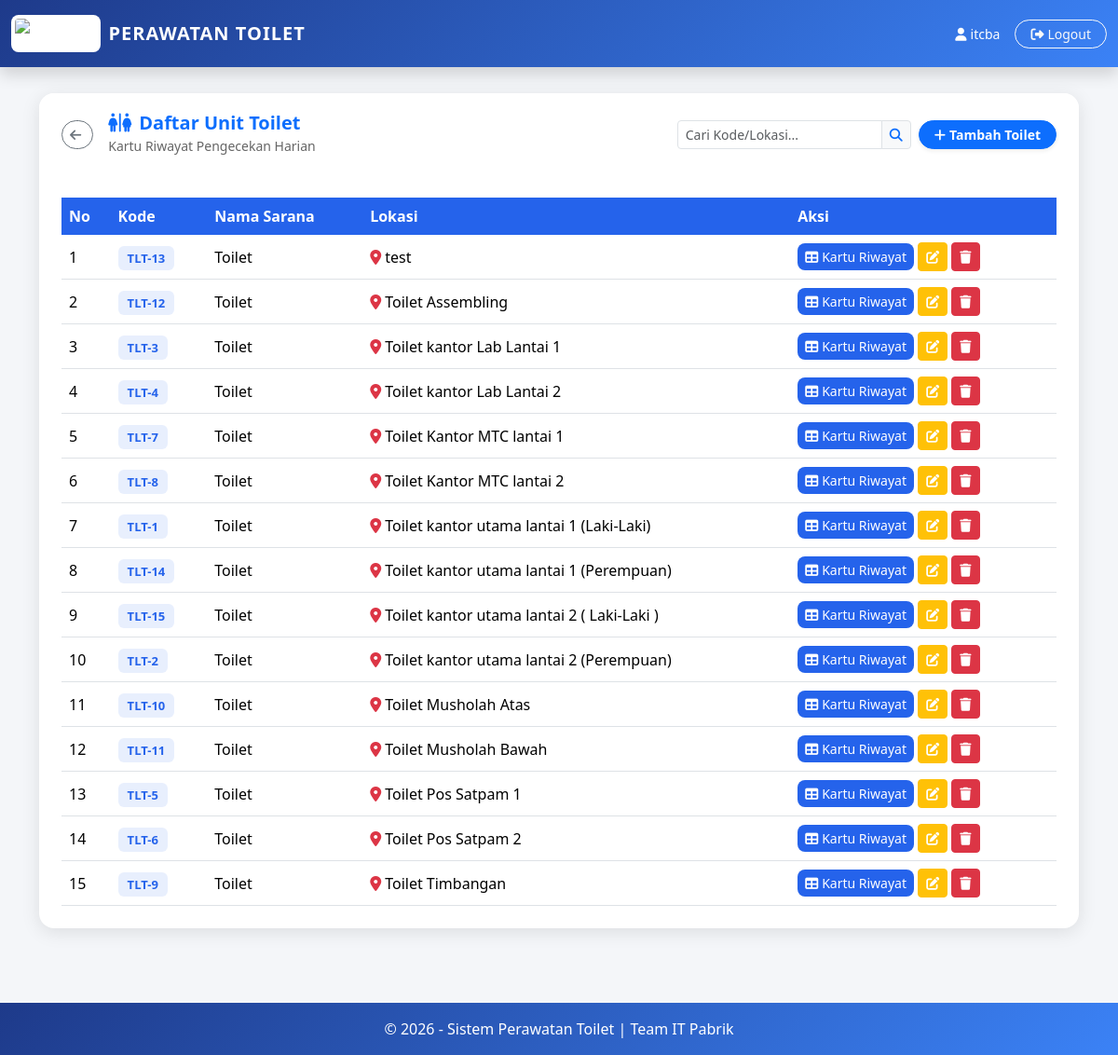
The page /toilet_home.php (signed in) on the database its author committed.
### tables this page shows
CREATE TABLE `toilet_unit` (
  `id` int(11) NOT NULL,
  `no_kode` varchar(50) NOT NULL,
  `nama_sarana` varchar(100) DEFAULT 'Toilet',
  `lokasi` varchar(200) DEFAULT NULL
);

### toilet_home.php (the view, shortened to what this page needs)
<?php
include "config/koneksi.php";
mysqli_query($conn, "CREATE TABLE IF NOT EXISTS `toilet_unit` (
  `id` int(11) NOT NULL AUTO_INCREMENT,
  `no_kode` varchar(50) NOT NULL,
  `nama_sarana` varchar(100) DEFAULT 'Toilet',
  `lokasi` varchar(200) DEFAULT NULL,
  PRIMARY KEY (`id`)
) ENGINE=InnoDB DEFAULT CHARSET=utf8mb4");
mysqli_query($conn, "CREATE TABLE IF NOT EXISTS `checklist_toilet` (
  `id` int(11) NOT NULL AUTO_INCREMENT,
  `toilet_id` int(11) NOT NULL,
  `tahun` int(4) NOT NULL,
  `bulan` tinyint(2) NOT NULL,
  `tanggal_cek` date DEFAULT NULL,
  `tissue_toilet` enum('Ok','Nok') DEFAULT NULL,
  `lantai_bersih` enum('Ok','Nok') DEFAULT NULL,
  `closet_bersih` enum('Ok','Nok') DEFAULT NULL,
  `dinding_bersih` enum('Ok','Nok') DEFAULT NULL,
  `kran_shower` enum('Ok','Nok') DEFAULT NULL,
  `sarang_laba` enum('Ok','Nok') DEFAULT NULL,
  `tersedia_pewangi` enum('Ok','Nok') DEFAULT NULL,
  `lap_sabun` enum('Ok','Nok') DEFAULT NULL,
  `tempat_sampah` enum('Ok','Nok') DEFAULT NULL,
  `matikan_lampu` enum('Ok','Nok') DEFAULT NULL,
  `paraf` varchar(100) DEFAULT NULL,
  `catatan` text DEFAULT NULL,
  `foto` varchar(255) DEFAULT NULL,
  `users_id` int(11) DEFAULT NULL,
  `created_at` datetime DEFAULT CURRENT_TIMESTAMP,
  PRIMARY KEY (`id`),
  UNIQUE KEY `unique_toilet_date` (`toilet_id`, `tanggal_cek`)
) ENGINE=InnoDB DEFAULT CHARSET=utf8mb4");
?>
<?php
$keyword = isset($_GET['keyword']) ? mysqli_real_escape_string($conn, $_GET['keyword']) : '';
$where = "";
$listToilet = mysqli_query($conn, "SELECT * FROM toilet_unit $where ORDER BY lokasi ASC");
?>
<!DOCTYPE html>
<html lang="id">
<head>
  <link href="https://cdn.jsdelivr.net/npm/bootstrap@5.3.2/dist/css/bootstrap.min.css" rel="stylesheet">
</head>
<body>
  <nav class="navbar navbar-toilet fixed-top py-3 shadow">
    <div class="container-fluid d-flex justify-content-between align-items-center">
      <div class="d-flex align-items-center gap-2 text-white" style="cursor:pointer"
        onclick="window.location.href='dashboard.php'">
        <img src="assets/images/cba.png" alt="Logo CBA"
          style="height:40px; background:white; padding:4px; border-radius:8px;">
        <span class="fw-bold fs-5 d-none d-sm-inline" style="letter-spacing:1px">PERAWATAN TOILET</span>
      </div>
      <div class="d-flex align-items-center gap-2 gap-md-3">
        <span class="text-white small d-none d-md-inline"><i
            class="fa-solid fa-user me-1"></i><?= $_SESSION['username'] ?></span>
        <a href="logout.php" class="btn btn-sm btn-outline-light rounded-pill px-2 px-md-3" title="Logout">
          <span class="d-none d-sm-inline"><i class="fa-solid fa-right-from-bracket me-1"></i>Logout</span>
        </a>
      </div>
    </div>
  </nav>
  <div class="container" style="margin-top:100px; padding-bottom:40px; flex:1;">
    <div class="card card-toilet">
      <div class="card-toilet-header d-flex justify-content-between align-items-center flex-wrap gap-3">
        <div class="d-flex align-items-center gap-3">
          <a href="dashboard.php" class="btn btn-sm btn-outline-secondary rounded-pill" title="Kembali ke Dashboard">
            <i class="fa-solid fa-arrow-left me-1"></i><span class="d-none d-sm-inline"></span>
          </a>
          <div>
            <h5 class="fw-bold mb-0 text-primary"><i class="fa-solid fa-restroom me-2"></i>Daftar Unit Toilet
            </h5>
            <small class="opacity-75">Kartu Riwayat Pengecekan Harian</small>
          </div>
        </div>
        <div class="d-flex flex-column flex-sm-row align-items-stretch align-items-sm-center gap-2 mt-3 mt-sm-0">
          <form method="GET" class="d-flex m-0">
            <div class="input-group input-group-sm w-100">
              <input type="text" name="keyword" class="form-control" placeholder="Cari Kode/Lokasi..."
                value="<?= htmlspecialchars($keyword) ?>">
              <button type="submit" class="btn btn-light text-primary border"><i
                  class="fa-solid fa-search"></i></button>
            </div>
          </form>
          <?php if (($_SESSION['role'] ?? '') === 'Admin'): ?>
            <button class="btn btn-primary btn-sm px-3 rounded-pill fw-bold shadow-sm text-nowrap"
              onclick="document.getElementById('modalTambah').classList.add('active')">
              <i class="fa-solid fa-plus me-1"></i>Tambah Toilet
            </button>
          <?php endif; ?>
        </div>
      </div>
      <div class="card-body p-4">
        <div class="table-responsive">
          <table class="table table-hover align-middle mb-0">
            <thead>
              <tr>
                <th>No</th>
                <th>Kode</th>
                <th>Nama Sarana</th>
                <th>Lokasi</th>
                <th>Aksi</th>
              </tr>
            </thead>
            <tbody>
              <?php $no = 1;
              while ($row = mysqli_fetch_assoc($listToilet)): ?>
                <tr>
                  <td data-label="No"><?= $no++ ?></td>
                  <td data-label="Kode"><span class="toilet-badge"><?= htmlspecialchars($row['no_kode']) ?></span></td>
                  <td data-label="Nama Sarana"><?= htmlspecialchars($row['nama_sarana']) ?></td>
                  <td data-label="Lokasi">
                    <span><i
                        class="fa-solid fa-location-dot text-danger me-1"></i><?= htmlspecialchars($row['lokasi']) ?></span>
                  </td>
                  <td data-label="Aksi">
                    <a href="toilet_kartu.php?toilet_id=<?= $row['id'] ?>" class="btn btn-kartu btn-sm flex-grow-1">
                      <i class="fa-solid fa-table me-1"></i><span class="d-inline">Kartu Riwayat</span>
                    </a>
                    <?php if (($_SESSION['role'] ?? '') === 'Admin'): ?>
                      <button type="button" class="btn btn-warning btn-sm text-white"
                        onclick="openEditModal(<?= $row['id'] ?>, '<?= htmlspecialchars(addslashes($row['lokasi'])) ?>')"
                        title="Edit Lokasi">
                        <i class="fa-solid fa-pen-to-square"></i>
                      </button>
                      <button type="button" class="btn btn-danger btn-sm" onclick="confirmDelete(<?= $row['id'] ?>)"
                        title="Hapus">
                        <i class="fa-solid fa-trash"></i>
                      </button>
                    <?php endif; ?>
                  </td>
                </tr>
              <?php endwhile; ?>
            </tbody>
          </table>
        </div>
      </div>
    </div>
  </div>
  <footer class="py-3 text-center">
    &copy; <?= date('Y') ?> - Sistem Perawatan Toilet | Team IT Pabrik
  </footer>
</body>
</html>

### toilet_home.php (style rules this page uses)
:root { --blue: #2563eb; --blue-dark: #1e3a8a; --blue-light: #3b82f6; }
body { background: #f4f6f9; font-family: 'Segoe UI', sans-serif; min-height: 100vh; display: flex; flex-direction: column; }
.navbar-toilet { background: linear-gradient(135deg, var(--blue-dark), var(--blue-light)); }
.card-toilet { border: none; border-radius: 16px; box-shadow: 0 4px 20px rgba(0, 0, 0, .1); }
.card-toilet-header { background: #fff; color: #333; border-radius: 16px 16px 0 0; padding: 20px 24px; }
.toilet-badge { background: rgba(37, 99, 235, 0.1); color: var(--blue); font-weight: 600; padding: 4px 10px; border-radius: 6px; font-size: 13px; }
.table thead th { background: var(--blue); color: #fff; border: none; white-space: nowrap; }
.table tbody td { white-space: nowrap; }
.btn-kartu { background: var(--blue); color: #fff; border: none; border-radius: 8px; }
footer { background: linear-gradient(135deg, var(--blue-dark), var(--blue-light)); color: #fff; margin-top: 40px; }

### rows shown on the page
toilet_unit: no_kode "TLT-13", nama_sarana "Toilet", lokasi "test"
toilet_unit: no_kode "TLT-12", nama_sarana "Toilet", lokasi "Toilet Assembling"
toilet_unit: no_kode "TLT-3", nama_sarana "Toilet", lokasi "Toilet kantor Lab Lantai 1"
toilet_unit: no_kode "TLT-4", nama_sarana "Toilet", lokasi "Toilet kantor Lab Lantai 2"
toilet_unit: no_kode "TLT-7", nama_sarana "Toilet", lokasi "Toilet Kantor MTC lantai 1"
toilet_unit: no_kode "TLT-8", nama_sarana "Toilet", lokasi "Toilet Kantor MTC lantai 2"
toilet_unit: no_kode "TLT-1", nama_sarana "Toilet", lokasi "Toilet kantor utama lantai 1 (Laki-Laki)"
toilet_unit: no_kode "TLT-14", nama_sarana "Toilet", lokasi "Toilet kantor utama lantai 1 (Perempuan)"
toilet_unit: no_kode "TLT-15", nama_sarana "Toilet", lokasi "Toilet kantor utama lantai 2 ( Laki-Laki )"
toilet_unit: no_kode "TLT-2", nama_sarana "Toilet", lokasi "Toilet kantor utama lantai 2 (Perempuan)"
toilet_unit: no_kode "TLT-10", nama_sarana "Toilet", lokasi "Toilet Musholah Atas"
toilet_unit: no_kode "TLT-11", nama_sarana "Toilet", lokasi "Toilet Musholah Bawah"
toilet_unit: no_kode "TLT-5", nama_sarana "Toilet", lokasi "Toilet Pos Satpam 1"
toilet_unit: no_kode "TLT-6", nama_sarana "Toilet", lokasi "Toilet Pos Satpam 2"
toilet_unit: no_kode "TLT-9", nama_sarana "Toilet", lokasi "Toilet Timbangan"

### other values the page prints
$_SESSION['username'] "itcba"
